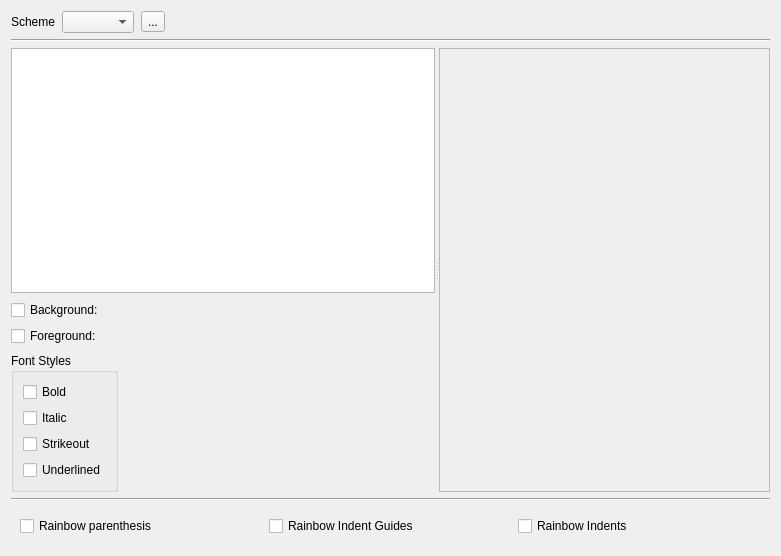
<?xml version="1.0" encoding="UTF-8"?>
<ui version="4.0">
 <class>EditorColorSchemeWidget</class>
 <widget class="QWidget" name="EditorColorSchemeWidget">
  <property name="geometry">
   <rect>
    <x>0</x>
    <y>0</y>
    <width>781</width>
    <height>556</height>
   </rect>
  </property>
  <property name="sizePolicy">
   <sizepolicy hsizetype="Preferred" vsizetype="Preferred">
    <horstretch>0</horstretch>
    <verstretch>0</verstretch>
   </sizepolicy>
  </property>
  <property name="windowTitle">
   <string>Form</string>
  </property>
  <layout class="QVBoxLayout" name="verticalLayout">
   <item>
    <widget class="QWidget" name="widget" native="true">
     <layout class="QHBoxLayout" name="horizontalLayout">
      <property name="spacing">
       <number>7</number>
      </property>
      <property name="leftMargin">
       <number>0</number>
      </property>
      <property name="topMargin">
       <number>0</number>
      </property>
      <property name="rightMargin">
       <number>0</number>
      </property>
      <property name="bottomMargin">
       <number>0</number>
      </property>
      <item>
       <widget class="QLabel" name="label">
        <property name="text">
         <string>Scheme</string>
        </property>
       </widget>
      </item>
      <item>
       <widget class="QPatchedComboBox" name="cbScheme"/>
      </item>
      <item>
       <widget class="QToolButton" name="btnSchemeMenu">
        <property name="text">
         <string>...</string>
        </property>
       </widget>
      </item>
      <item>
       <spacer name="horizontalSpacer">
        <property name="orientation">
         <enum>Qt::Horizontal</enum>
        </property>
        <property name="sizeHint" stdset="0">
         <size>
          <width>40</width>
          <height>20</height>
         </size>
        </property>
       </spacer>
      </item>
     </layout>
    </widget>
   </item>
   <item>
    <widget class="Line" name="line">
     <property name="orientation">
      <enum>Qt::Horizontal</enum>
     </property>
    </widget>
   </item>
   <item>
    <widget class="QWidget" name="widget_2" native="true">
     <property name="sizePolicy">
      <sizepolicy hsizetype="Preferred" vsizetype="Expanding">
       <horstretch>0</horstretch>
       <verstretch>0</verstretch>
      </sizepolicy>
     </property>
     <layout class="QHBoxLayout" name="horizontalLayout_3">
      <property name="leftMargin">
       <number>0</number>
      </property>
      <property name="topMargin">
       <number>0</number>
      </property>
      <property name="rightMargin">
       <number>0</number>
      </property>
      <property name="bottomMargin">
       <number>0</number>
      </property>
      <item>
       <widget class="QSplitter" name="splitter">
        <property name="orientation">
         <enum>Qt::Horizontal</enum>
        </property>
        <widget class="QWidget" name="widget_3" native="true">
         <property name="enabled">
          <bool>true</bool>
         </property>
         <property name="sizePolicy">
          <sizepolicy hsizetype="Preferred" vsizetype="Preferred">
           <horstretch>1</horstretch>
           <verstretch>0</verstretch>
          </sizepolicy>
         </property>
         <layout class="QVBoxLayout" name="verticalLayout_2">
          <property name="spacing">
           <number>7</number>
          </property>
          <property name="leftMargin">
           <number>0</number>
          </property>
          <property name="topMargin">
           <number>0</number>
          </property>
          <property name="rightMargin">
           <number>0</number>
          </property>
          <property name="bottomMargin">
           <number>0</number>
          </property>
          <item>
           <widget class="QTreeView" name="treeItems">
            <property name="sizePolicy">
             <sizepolicy hsizetype="Preferred" vsizetype="Expanding">
              <horstretch>0</horstretch>
              <verstretch>0</verstretch>
             </sizepolicy>
            </property>
            <property name="editTriggers">
             <set>QAbstractItemView::NoEditTriggers</set>
            </property>
            <attribute name="headerVisible">
             <bool>false</bool>
            </attribute>
           </widget>
          </item>
          <item>
           <widget class="QWidget" name="widget_5" native="true">
            <layout class="QVBoxLayout" name="verticalLayout_4">
             <property name="spacing">
              <number>7</number>
             </property>
             <property name="leftMargin">
              <number>0</number>
             </property>
             <property name="topMargin">
              <number>0</number>
             </property>
             <property name="rightMargin">
              <number>0</number>
             </property>
             <property name="bottomMargin">
              <number>0</number>
             </property>
             <item>
              <widget class="QWidget" name="widgetSchemeItem" native="true">
               <property name="enabled">
                <bool>true</bool>
               </property>
               <layout class="QGridLayout" name="gridLayout">
                <property name="leftMargin">
                 <number>0</number>
                </property>
                <property name="topMargin">
                 <number>0</number>
                </property>
                <property name="rightMargin">
                 <number>0</number>
                </property>
                <property name="bottomMargin">
                 <number>0</number>
                </property>
                <item row="0" column="1">
                 <widget class="QCheckBox" name="cbBackground">
                  <property name="text">
                   <string>Background:</string>
                  </property>
                 </widget>
                </item>
                <item row="1" column="1">
                 <widget class="QCheckBox" name="cbForeground">
                  <property name="text">
                   <string>Foreground:</string>
                  </property>
                 </widget>
                </item>
                <item row="1" column="2">
                 <widget class="ColorEdit" name="colorForeground">
                  <property name="sizePolicy">
                   <sizepolicy hsizetype="Preferred" vsizetype="Preferred">
                    <horstretch>0</horstretch>
                    <verstretch>0</verstretch>
                   </sizepolicy>
                  </property>
                  <property name="frameShape">
                   <enum>QFrame::StyledPanel</enum>
                  </property>
                  <property name="frameShadow">
                   <enum>QFrame::Raised</enum>
                  </property>
                 </widget>
                </item>
                <item row="0" column="3">
                 <spacer name="horizontalSpacer_2">
                  <property name="orientation">
                   <enum>Qt::Horizontal</enum>
                  </property>
                  <property name="sizeHint" stdset="0">
                   <size>
                    <width>40</width>
                    <height>20</height>
                   </size>
                  </property>
                 </spacer>
                </item>
                <item row="0" column="2">
                 <widget class="ColorEdit" name="colorBackground">
                  <property name="sizePolicy">
                   <sizepolicy hsizetype="Preferred" vsizetype="Preferred">
                    <horstretch>0</horstretch>
                    <verstretch>0</verstretch>
                   </sizepolicy>
                  </property>
                  <property name="frameShape">
                   <enum>QFrame::StyledPanel</enum>
                  </property>
                  <property name="frameShadow">
                   <enum>QFrame::Raised</enum>
                  </property>
                 </widget>
                </item>
               </layout>
              </widget>
             </item>
             <item>
              <widget class="QWidget" name="widget_4" native="true">
               <layout class="QHBoxLayout" name="horizontalLayout_2">
                <property name="leftMargin">
                 <number>0</number>
                </property>
                <property name="topMargin">
                 <number>0</number>
                </property>
                <property name="rightMargin">
                 <number>0</number>
                </property>
                <property name="bottomMargin">
                 <number>0</number>
                </property>
                <item>
                 <widget class="QGroupBox" name="grpFontStyles">
                  <property name="title">
                   <string>Font Styles</string>
                  </property>
                  <layout class="QVBoxLayout" name="verticalLayout_3">
                   <item>
                    <widget class="QCheckBox" name="cbBold">
                     <property name="text">
                      <string>Bold</string>
                     </property>
                    </widget>
                   </item>
                   <item>
                    <widget class="QCheckBox" name="cbItalic">
                     <property name="text">
                      <string>Italic</string>
                     </property>
                    </widget>
                   </item>
                   <item>
                    <widget class="QCheckBox" name="cbStrikeout">
                     <property name="text">
                      <string>Strikeout</string>
                     </property>
                    </widget>
                   </item>
                   <item>
                    <widget class="QCheckBox" name="cbUnderlined">
                     <property name="text">
                      <string>Underlined</string>
                     </property>
                    </widget>
                   </item>
                  </layout>
                 </widget>
                </item>
                <item>
                 <spacer name="horizontalSpacer_3">
                  <property name="orientation">
                   <enum>Qt::Horizontal</enum>
                  </property>
                  <property name="sizeHint" stdset="0">
                   <size>
                    <width>40</width>
                    <height>20</height>
                   </size>
                  </property>
                 </spacer>
                </item>
               </layout>
              </widget>
             </item>
            </layout>
           </widget>
          </item>
         </layout>
        </widget>
        <widget class="Editor" name="editDemo">
         <property name="sizePolicy">
          <sizepolicy hsizetype="Expanding" vsizetype="Expanding">
           <horstretch>2</horstretch>
           <verstretch>0</verstretch>
          </sizepolicy>
         </property>
         <property name="frameShape">
          <enum>QFrame::StyledPanel</enum>
         </property>
         <property name="frameShadow">
          <enum>QFrame::Raised</enum>
         </property>
        </widget>
       </widget>
      </item>
     </layout>
    </widget>
   </item>
   <item>
    <widget class="Line" name="line_2">
     <property name="orientation">
      <enum>Qt::Horizontal</enum>
     </property>
    </widget>
   </item>
   <item>
    <widget class="QWidget" name="widget_6" native="true">
     <layout class="QHBoxLayout" name="horizontalLayout_4">
      <item>
       <widget class="QCheckBox" name="chkRainborParenthesis">
        <property name="text">
         <string>Rainbow parenthesis</string>
        </property>
       </widget>
      </item>
      <item>
       <widget class="QCheckBox" name="chkRainbowIndentGuides">
        <property name="text">
         <string>Rainbow Indent Guides</string>
        </property>
       </widget>
      </item>
      <item>
       <widget class="QCheckBox" name="chkRainbowIndents">
        <property name="text">
         <string>Rainbow Indents</string>
        </property>
       </widget>
      </item>
     </layout>
    </widget>
   </item>
  </layout>
  <action name="actionCopy_Scheme">
   <property name="text">
    <string>Duplicate...</string>
   </property>
  </action>
  <action name="actionRename_Scheme">
   <property name="text">
    <string>Rename...</string>
   </property>
  </action>
  <action name="actionReset_Scheme">
   <property name="text">
    <string>Restore to Default</string>
   </property>
  </action>
  <action name="actionImport_Scheme">
   <property name="text">
    <string>Import Scheme...</string>
   </property>
  </action>
  <action name="actionExport_Scheme">
   <property name="text">
    <string>Export...</string>
   </property>
  </action>
  <action name="actionDelete_Scheme">
   <property name="text">
    <string>Delete...</string>
   </property>
  </action>
 </widget>
 <customwidgets>
  <customwidget>
   <class>Editor</class>
   <extends>QFrame</extends>
   <header>src/editor.h</header>
   <container>1</container>
  </customwidget>
  <customwidget>
   <class>ColorEdit</class>
   <extends>QFrame</extends>
   <header location="global">src/widgets/coloredit.h</header>
   <container>1</container>
  </customwidget>
  <customwidget>
   <class>QPatchedComboBox</class>
   <extends>QComboBox</extends>
   <header location="global">src/widgets/qpatchedcombobox.h</header>
  </customwidget>
 </customwidgets>
 <tabstops>
  <tabstop>cbScheme</tabstop>
  <tabstop>btnSchemeMenu</tabstop>
  <tabstop>treeItems</tabstop>
  <tabstop>cbBackground</tabstop>
  <tabstop>cbForeground</tabstop>
  <tabstop>cbBold</tabstop>
  <tabstop>cbItalic</tabstop>
  <tabstop>cbStrikeout</tabstop>
  <tabstop>cbUnderlined</tabstop>
 </tabstops>
 <resources/>
 <connections/>
</ui>
